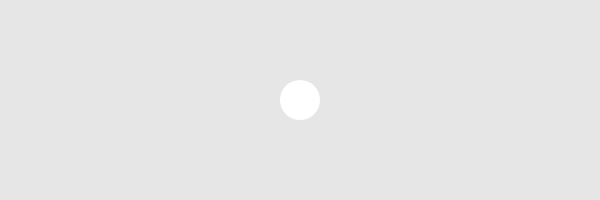
Frame 1 (no input)
Frame 60 (no input): identical to frame 1, image omitted
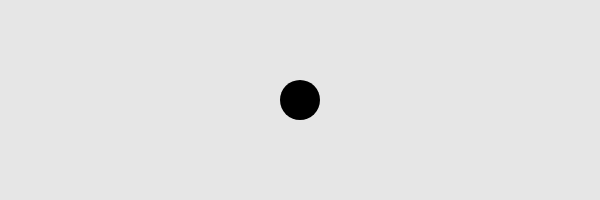
Frame 120 (the mouse pressed at the canvas centre since frame 60)

The p5.js sketch that drew these frames (run headless with seeded random() and noise() and a simulated clock; from frame 60 on, the mouse is pressed at the canvas centre):

// p5.js sketch
// ── sketch.js
var x, y;
var radius;

function setup() {
  createCanvas(600, 200);
	ellipseMode(CENTER);
  noStroke();

  x = 300;
  y = 100;
  radius = 40;
  
}

function draw() {
    background(230);
		if(mouseIsOverEllipse()){
			fill(0);
		}
		else{
			fill(255);
		}
		ellipse(x, y, radius, radius);
}

function mouseIsOverEllipse(){
	var result;
  var d = dist(mouseX, mouseY, x, y);
  if (d < radius) {
    result = true;
  } else {
    result = false;
  }
  return result;
}
